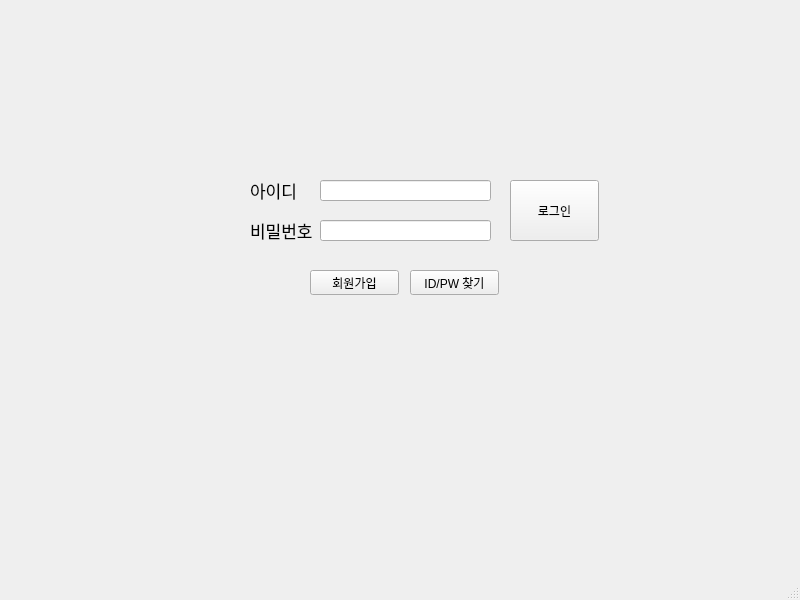
<?xml version="1.0" encoding="UTF-8"?>
<ui version="4.0">
 <class>MainWindow</class>
 <widget class="QMainWindow" name="MainWindow">
  <property name="geometry">
   <rect>
    <x>0</x>
    <y>0</y>
    <width>800</width>
    <height>600</height>
   </rect>
  </property>
  <property name="windowTitle">
   <string>MainWindow</string>
  </property>
  <widget class="QWidget" name="centralwidget">
   <widget class="QLineEdit" name="lineEdit">
    <property name="geometry">
     <rect>
      <x>320</x>
      <y>180</y>
      <width>171</width>
      <height>21</height>
     </rect>
    </property>
   </widget>
   <widget class="QLabel" name="label">
    <property name="geometry">
     <rect>
      <x>250</x>
      <y>170</y>
      <width>71</width>
      <height>41</height>
     </rect>
    </property>
    <property name="font">
     <font>
      <family>Noto Sans CJK SC</family>
      <pointsize>13</pointsize>
      <italic>false</italic>
     </font>
    </property>
    <property name="text">
     <string>아이디</string>
    </property>
   </widget>
   <widget class="QLabel" name="label_2">
    <property name="geometry">
     <rect>
      <x>250</x>
      <y>210</y>
      <width>81</width>
      <height>41</height>
     </rect>
    </property>
    <property name="font">
     <font>
      <family>Noto Sans CJK SC</family>
      <pointsize>13</pointsize>
      <italic>false</italic>
     </font>
    </property>
    <property name="text">
     <string>비밀번호</string>
    </property>
   </widget>
   <widget class="QLineEdit" name="lineEdit_2">
    <property name="geometry">
     <rect>
      <x>320</x>
      <y>220</y>
      <width>171</width>
      <height>21</height>
     </rect>
    </property>
    <property name="echoMode">
     <enum>QLineEdit::Password</enum>
    </property>
   </widget>
   <widget class="QLabel" name="label_3">
    <property name="geometry">
     <rect>
      <x>320</x>
      <y>240</y>
      <width>191</width>
      <height>21</height>
     </rect>
    </property>
    <property name="font">
     <font>
      <pointsize>8</pointsize>
     </font>
    </property>
    <property name="text">
     <string/>
    </property>
   </widget>
   <widget class="QPushButton" name="pushButton">
    <property name="geometry">
     <rect>
      <x>310</x>
      <y>270</y>
      <width>89</width>
      <height>25</height>
     </rect>
    </property>
    <property name="text">
     <string>회원가입</string>
    </property>
   </widget>
   <widget class="QPushButton" name="pushButton_2">
    <property name="geometry">
     <rect>
      <x>410</x>
      <y>270</y>
      <width>89</width>
      <height>25</height>
     </rect>
    </property>
    <property name="text">
     <string>ID/PW 찾기</string>
    </property>
   </widget>
   <widget class="QPushButton" name="pushButton_3">
    <property name="geometry">
     <rect>
      <x>510</x>
      <y>180</y>
      <width>89</width>
      <height>61</height>
     </rect>
    </property>
    <property name="text">
     <string>로그인</string>
    </property>
   </widget>
  </widget>
  <widget class="QStatusBar" name="statusbar"/>
 </widget>
 <resources/>
 <connections/>
</ui>
